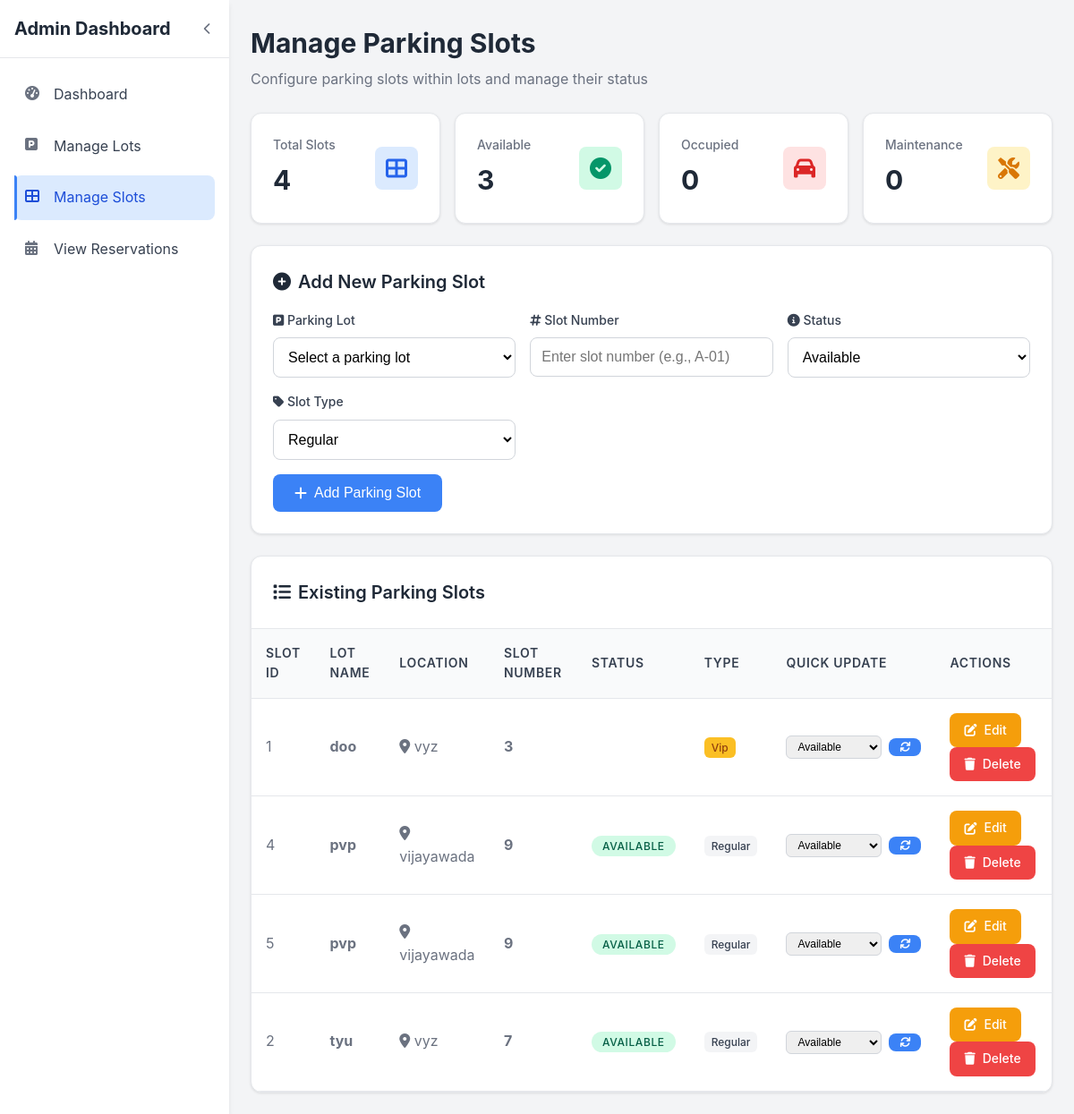
The page /manage_slots.php on the database as committed earlier.
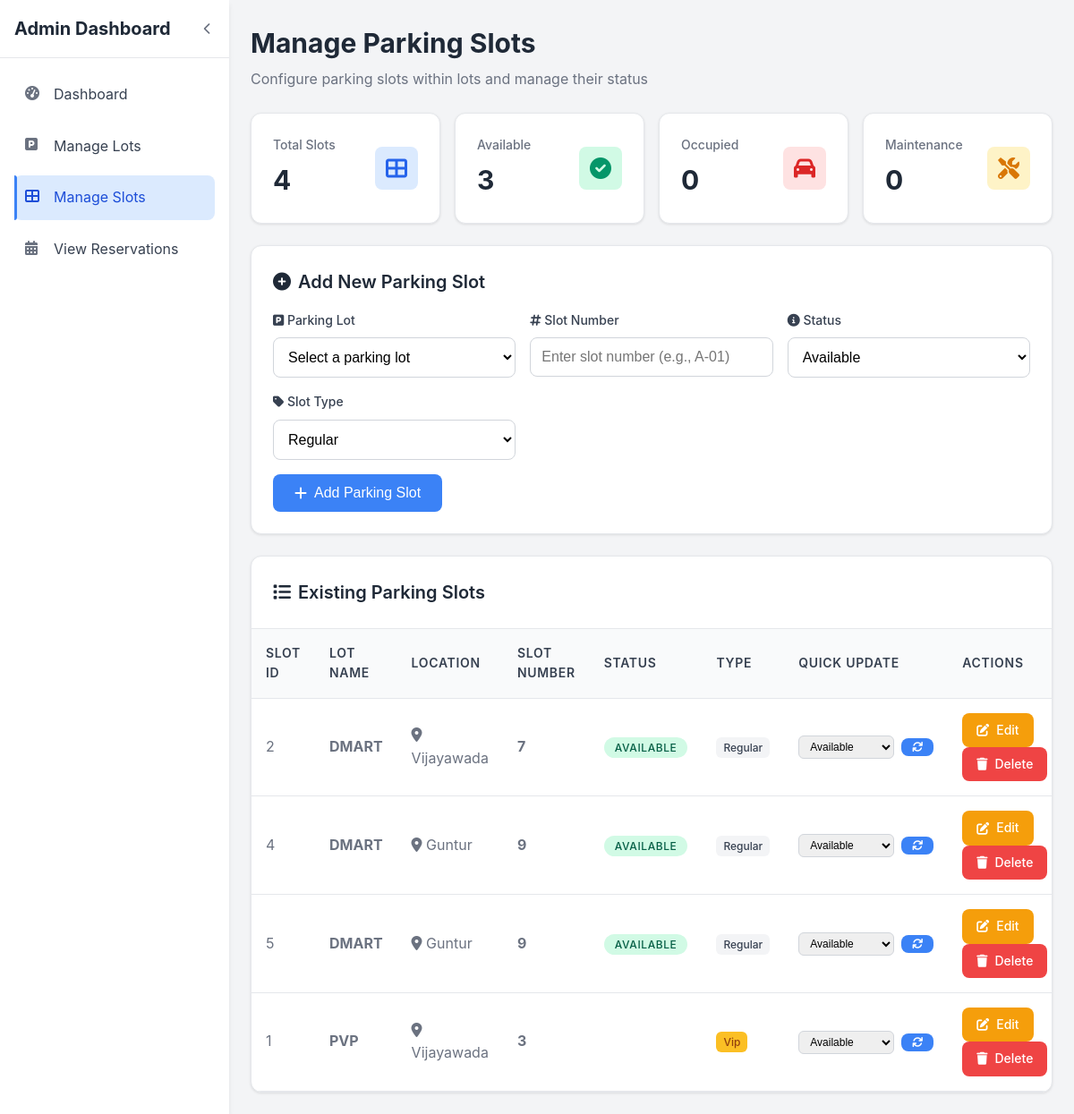
The same page on the database as committed later.
### tables this page shows
CREATE TABLE `slots` (
  `id` int(11) NOT NULL,
  `lot_id` int(11) DEFAULT NULL,
  `slot_number` varchar(50) DEFAULT NULL,
  `status` enum('available','booked') DEFAULT 'available',
  `slot_type` varchar(50) DEFAULT 'Regular'
);

CREATE TABLE `parking_lots` (
  `id` int(11) NOT NULL,
  `lot_name` varchar(100) DEFAULT NULL,
  `location` varchar(255) DEFAULT NULL,
  `price_per_hour` decimal(10,2) DEFAULT 0.00
);

### manage_slots.php (the view, shortened to what the changed rows need)
<?php
require '../config/db.php';
$slots = $conn->query("SELECT slots.*, parking_lots.lot_name, parking_lots.location
                      FROM slots
                      JOIN parking_lots ON slots.lot_id = parking_lots.id
                      ORDER BY parking_lots.lot_name, slots.slot_number");
$stats_query = $conn->query("SELECT
    COUNT(*) as total_slots,
    SUM(CASE WHEN status = 'available' THEN 1 ELSE 0 END) as available_slots,
    SUM(CASE WHEN status = 'occupied' THEN 1 ELSE 0 END) as occupied_slots,
    SUM(CASE WHEN status = 'maintenance' THEN 1 ELSE 0 END) as maintenance_slots
    FROM slots");
?>
<!DOCTYPE html>
<html lang="en">
<head>
    <link href="https://cdnjs.cloudflare.com/ajax/libs/font-awesome/6.0.0/css/all.min.css" rel="stylesheet">
</head>
<body>
    <div class="dashboard-container">
        <aside class="sidebar" id="sidebar">
            <div class="sidebar-header">
                <h1 class="sidebar-title" id="sidebarTitle">Admin Dashboard</h1>
            </div>
        </aside>
        <main class="main-content">
            <div class="content-header">
                <h2 class="page-title">Manage Parking Slots</h2>
            </div>
            <div class="table-container">
                <?php if ($slots && $slots->num_rows > 0): ?>
                    <table class="table">
                        <thead>
                            <tr>
                                <th>Slot ID</th>
                                <th>Lot Name</th>
                                <th>Location</th>
                                <th>Slot Number</th>
                                <th>Status</th>
                                <th>Type</th>
                                <th>Quick Update</th>
                                <th>Actions</th>
                            </tr>
                        </thead>
                        <tbody>
                            <?php while ($s = $slots->fetch_assoc()): ?>
                                <tr>
                                    <td><?php echo htmlspecialchars($s['id']); ?></td>
                                    <td>
                                        <strong><?php echo htmlspecialchars($s['lot_name']); ?></strong>
                                    </td>
                                    <td>
                                        <i class="fas fa-map-marker-alt"></i>
                                        <?php echo htmlspecialchars($s['location']); ?>
                                    </td>
                                    <td>
                                        <strong><?php echo htmlspecialchars($s['slot_number']); ?></strong>
                                    </td>
                                    <td>
                                        <span class="status-badge status-<?php echo $s['status']; ?>">
                                            <?php echo ucfirst($s['status']); ?>
                                        </span>
                                    </td>
                                    <td>
                                        <span class="type-badge <?php echo ($s['slot_type'] == 'vip' || $s['slot_type'] == 'disabled') ? 'type-' . $s['slot_type'] : ''; ?>">
                                            <?php echo ucfirst(str_replace('_', ' ', $s['slot_type'])); ?>
                                        </span>
                                    </td>
                                    <td>
                                        <form method="post" class="status-update-form">
                                            <select name="new_status" class="status-select" onchange="this.form.submit()">
                                                <option value="available" <?php echo ($s['status'] == 'available') ? 'selected' : ''; ?>>Available</option>
                                            </select>
                                            <button type="submit" name="update_status" class="btn btn-sm btn-primary">
                                                <i class="fas fa-sync"></i>
                                            </button>
                                        </form>
                                    </td>
                                    <td>
                                        <a href="manage_slots.php?edit=<?php echo $s['id']; ?>" class="btn btn-warning">
                                            <i class="fas fa-edit"></i> Edit
                                        </a>
                                        <a href="?delete=<?php echo $s['id']; ?>"
                                           class="btn btn-danger"
                                           onclick="return confirm('Are you sure you want to delete this parking slot?')">
                                            <i class="fas fa-trash"></i> Delete
                                        </a>
                                    </td>
                                </tr>
                            <?php endwhile; ?>
                        </tbody>
                    </table>
                <?php endif; ?>
            </div>
        </main>
    </div>
</body>
</html>

Rows that differ between the two databases and show on the page:
changed through a linked row, slots id 2: lot.lot_name "tyu" → "DMART"; lot.location "vyz" → "Vijayawada"; moves up the list
changed through a linked row, slots id 4: lot.lot_name "pvp" → "DMART"; lot.location "vijayawada" → "Guntur"
changed through a linked row, slots id 5: lot.lot_name "pvp" → "DMART"; lot.location "vijayawada" → "Guntur"
changed through a linked row, slots "Vip": lot.lot_name "doo" → "PVP"; lot.location "vyz" → "Vijayawada"; moves down the list
